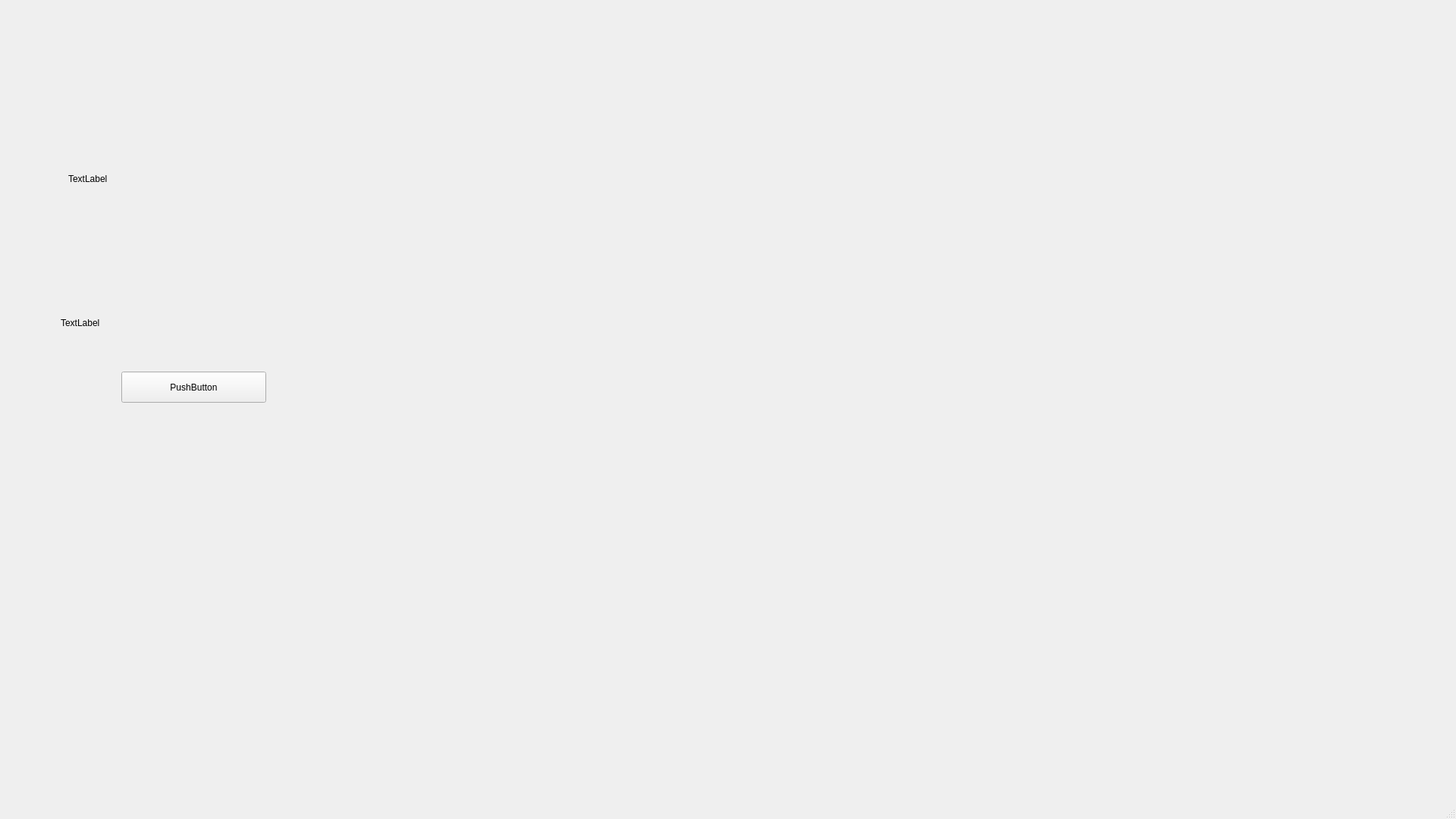
<?xml version="1.0" encoding="UTF-8"?>
<ui version="4.0">
 <class>MainWindow</class>
 <widget class="QMainWindow" name="MainWindow">
  <property name="geometry">
   <rect>
    <x>0</x>
    <y>0</y>
    <width>1920</width>
    <height>1080</height>
   </rect>
  </property>
  <property name="windowTitle">
   <string>MainWindow</string>
  </property>
  <widget class="QWidget" name="centralwidget">
   <widget class="QWidget" name="widget" native="true">
    <property name="geometry">
     <rect>
      <x>70</x>
      <y>100</y>
      <width>391</width>
      <height>451</height>
     </rect>
    </property>
    <property name="contextMenuPolicy">
     <enum>Qt::ContextMenuPolicy::DefaultContextMenu</enum>
    </property>
    <widget class="QLabel" name="label">
     <property name="geometry">
      <rect>
       <x>20</x>
       <y>10</y>
       <width>351</width>
       <height>251</height>
      </rect>
     </property>
     <property name="text">
      <string>TextLabel</string>
     </property>
    </widget>
    <widget class="QLabel" name="label_2">
     <property name="geometry">
      <rect>
       <x>10</x>
       <y>300</y>
       <width>311</width>
       <height>51</height>
      </rect>
     </property>
     <property name="text">
      <string>TextLabel</string>
     </property>
    </widget>
    <widget class="QPushButton" name="pushButton">
     <property name="geometry">
      <rect>
       <x>90</x>
       <y>390</y>
       <width>191</width>
       <height>41</height>
      </rect>
     </property>
     <property name="text">
      <string>PushButton</string>
     </property>
    </widget>
   </widget>
  </widget>
  <widget class="QMenuBar" name="menubar">
   <property name="geometry">
    <rect>
     <x>0</x>
     <y>0</y>
     <width>1920</width>
     <height>22</height>
    </rect>
   </property>
  </widget>
  <widget class="QStatusBar" name="statusbar"/>
 </widget>
 <resources/>
 <connections/>
</ui>
